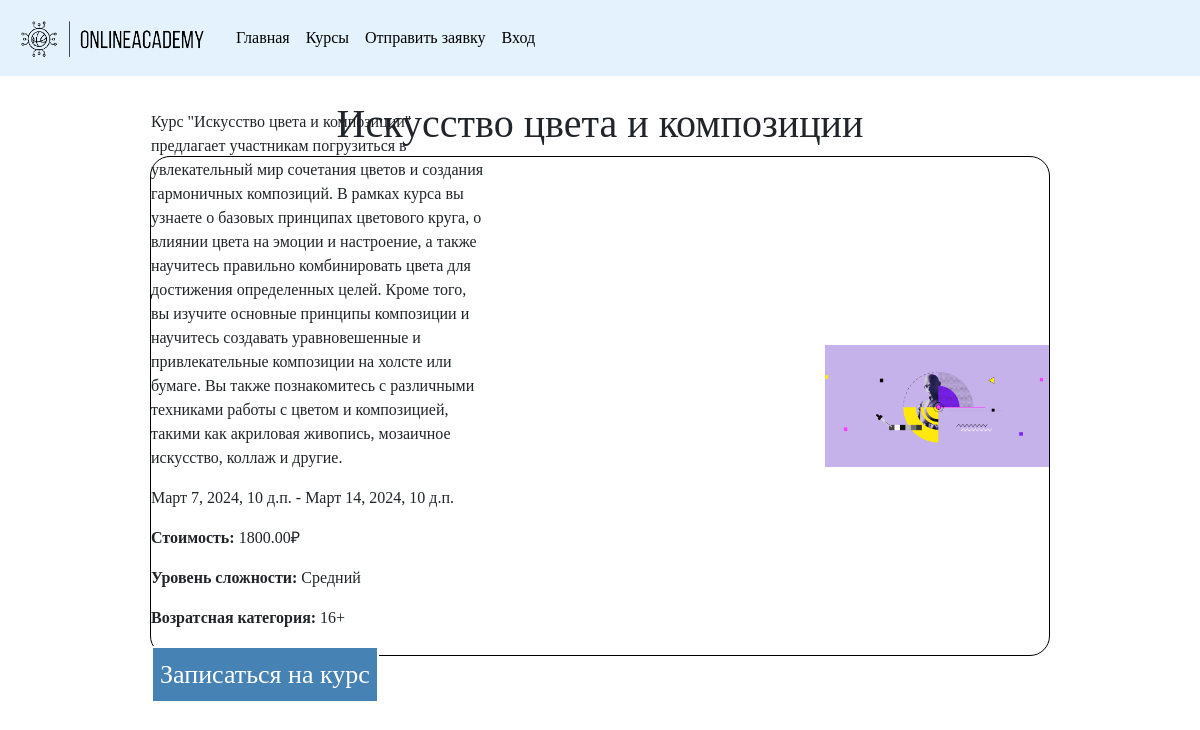
Page /course/4/ on the committed database.
### course/models.py (models this page shows)
class Course(models.Model):
    name = models.CharField(max_length=128, verbose_name='Название')
    description = models.TextField(verbose_name='Описание')
    start_date = models.DateTimeField(verbose_name='Дата начала')
    end_date = models.DateTimeField(verbose_name='Дата окончания')
    price = models.DecimalField(max_digits=8, decimal_places=2, verbose_name='Цена курса')
    level = models.CharField(max_length=128, verbose_name='Уровень сложности')
    category = models.ForeignKey(Category, on_delete=models.CASCADE, verbose_name='Категория')
    age = models.CharField(max_length=128, verbose_name='Возрастная категория')
    image = models.ImageField(upload_to="%Y/%m/%d", verbose_name='Изображение')
    teacher = models.ForeignKey(Teacher, on_delete=models.CASCADE, verbose_name='Спикер')
    class Meta:
        verbose_name = 'Курс'
        verbose_name_plural = 'Курсы'

### course/views.py (the view)
# urls.py: path('<int:pk>/',  course_id_view, name="course_detail")
def course_id_view(requset, pk):
    pk = get_object_or_404(Course, pk=pk)
    context = {"pk":pk, 'page':'course'}
    return render(requset, "course/course_detail.html", context)

### course/templates/course/course_detail.html (shortened to what this page needs)
{% extends 'root.html' %}
{% load static %}
{% block content %}
    <div class="course-detail d-flex flex-column align-items-center">
        <h1 class="text-center mt-4">{{ pk.name }}</h1>
        <div class="course-detail-block1 w-75 d-flex align-items-center">
            <div class="course-detail-bock1-content d-flex flex-row align-items-center">
                <div class="block1-description">
                    <p class="block1-text w-50">{{ pk.description }}</p>
                    <p class="block1-text w-50">{{ pk.start_date }} - {{ pk.end_date }}</p>
                    <p class="block1-text w-50"><b>Стоимость: </b>{{ pk.price }}&#8381 </p>
                    <p class="block1-text w-50"><b>Уровень сложности: </b>{{ pk.level }}</p>
                    <p class="block1-text w-50"><b>Возратсная категория: </b>{{ pk.age }}</p>
                    <button class="block1-btn">Записаться на курс</button>
                </div>
                <img src="{{ pk.image.url }}" class="w-25">
            </div>
        </div>
    </div>
{% endblock %}

### static/css/style.css (style rules this page uses)
body { font-family: 'Century Gothic'; }
.block1-btn { border: 2px solid #ffffff; color: #ffffff; background-color: #4682B4; padding: 7px; font-size: 26px; border-radius: 0; }
.course-detail-block1 { border: 1px solid #000000; border-radius: 20px; height: 500px; }

### rows in the picture
Course: name "Искусство цвета и композиции", description "Курс \"Искусство цвета и композиции\" предлагает участникам погрузиться в увлекательный мир сочетания цветов и создания гармоничных композиций. В рамках курса вы узнаете о базовых принципах цветового круга, о влиянии цвета на эмоции и настроение, а также научитесь правильно комбинировать цвета для достижения определенных целей. Кроме того, вы изучите основные принципы композиции и научитесь создавать уравновешенные и привлекательные композиции на холсте или бумаге. Вы также познакомитесь с различными техниками работы с цветом и композицией, такими как акриловая живопись, мозаичное искусство, коллаж и другие.", start_date "Март 7, 2024, 10 д.п.", end_date "Март 14, 2024, 10 д.п.", price "1800.00", level "Средний", age "16+", image (picture)
